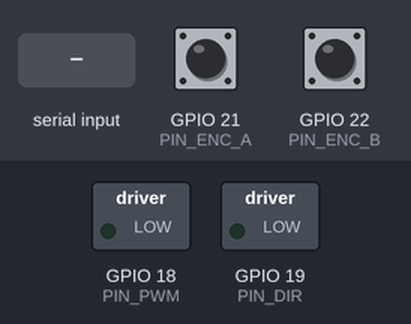
A sketch run on a simulated ESP32. On the bench: switched loads named in the sketch (green lamp = pin HIGH). The test bench sets the inputs (shaded band); at power-on: GPIO 21 (PIN_ENC_A) HIGH, GPIO 22 (PIN_ENC_B) HIGH. Nothing arrives over Bluetooth unless stated.

Above: at 2.7 s.
2.8 s: "90,45\n" received over the second serial link
At 3.2 s:
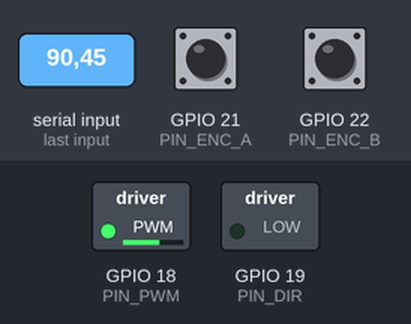
Timing chart, 0 to 5.8 s (numbered marks = the images above; inputs shaded):
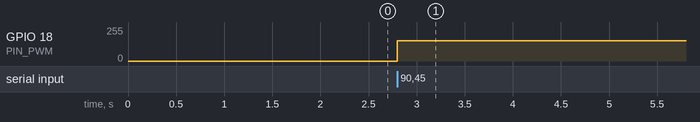

Measured:
- after the input at 2.8 s, GPIO 18 (PIN_PWM): 0/255 → 153/255 at once

The sketch:

encoderMotorControl.ino
```cpp
#include <BluetoothSerial.h>

#include "EncoderMotor.hpp"

#if !defined(CONFIG_BT_ENABLED) || !defined(CONFIG_BLUEDROID_ENABLED)
#error Bluetooth is not enabled! Please run `make menuconfig` to and enable it
#endif

const int PIN_PWM   = 18;  // DRV8871 IN1 (PWM)
const int PIN_DIR   = 19;  // DRV8871 IN2 (DIR)
const int PIN_ENC_A = 21;  // Encoder A
const int PIN_ENC_B = 22;  // Encoder B

String device_name = "ESP32-MOTOR";

BluetoothSerial SerialBT;

EncoderMotor motor(PIN_PWM, PIN_DIR, PIN_ENC_A, PIN_ENC_B,
/*countsPerRev=*/8253L*159/13,
/*pwmChannel=*/0, /*pwmFreqHz=*/20000, /*pwmResBits=*/10);

void setup() {
  Serial.begin(115200);
  motor.begin();
  motor.resetCount(0);

  SerialBT.begin(device_name);

  delay(1500);

  // Serial.println("CW 1 rev with linear decel from 6000...");
  // Serial.printf("count=%ld\n", motor.getCount());

  // motor.moveDegrees(360.0f, 512, 2000, 64);
}

void loop() {
  /*
  if (Serial.available()) {
    String line = Serial.readStringUntil('\n');
    line.trim();
    if (line.length() == 0) return;

    float deg = line.toFloat();  // 숫자만 받음
    motor.moveDegrees(deg, 512, 2000, 64);  // 회전 수행
    Serial.println("OK");       // 완료 신호 전송
  }
  */

  if(SerialBT.available()){
    String line = SerialBT.readStringUntil('\n');
    line.trim();
    if (line.length() == 0) return;

    float deg = line.toFloat();  // 숫자만 받음
    motor.moveDegrees(deg, 614, 2000, 64);  // 회전 수행
    SerialBT.println("OK");       // 완료 신호 전송

  }

}
```

EncoderMotor.cpp
```cpp
#include "EncoderMotor.hpp"
#include <math.h>

// 남은 카운트에 비례한 선형 감속
static inline uint32_t scaleDutyByRemain(uint32_t baseDuty, long rem, long decelWin, uint32_t minDuty, uint32_t maxDuty) {
  if (decelWin <= 0 || rem >= decelWin) return baseDuty;
  if (rem <= 0) return 0;
  uint32_t d = (uint32_t)((float)baseDuty * ((float)rem / (float)decelWin));
  if (d < minDuty) d = minDuty;
  if (d > maxDuty) d = maxDuty;
  return d;
}

void EncoderMotor::begin() {
  // 방향 핀
  pinMode(_pinDIR, OUTPUT);
  digitalWrite(_pinDIR, LOW); // 기본 CW

  // LEDC 핀 기반 API (v3.x): 채널 자동 할당
  ledcAttach(_pinPWM, _pwmFreq, _pwmResBits);
  ledcWrite(_pinPWM, 0);

  // 엔코더 입력
  pinMode(_pinEncA, INPUT_PULLUP);
  pinMode(_pinEncB, INPUT_PULLUP);

  int msb = digitalRead(_pinEncA);
  int lsb = digitalRead(_pinEncB);
  _lastEncoded = ((msb & 1) << 1) | (lsb & 1);

  // 인스턴스별 인터럽트 등록
  attachInterruptArg(digitalPinToInterrupt(_pinEncA), _isrThunk, this, CHANGE);
  attachInterruptArg(digitalPinToInterrupt(_pinEncB), _isrThunk, this, CHANGE);
}

void EncoderMotor::setDutyRaw(uint32_t duty) {
  uint32_t md = maxDuty();
  if (duty > md) duty = md;
  ledcWrite(_pinPWM, duty);
}

void EncoderMotor::setDutyPercent(uint8_t percent) {
  if (percent > 100) percent = 100;
  uint32_t duty = (uint32_t)((maxDuty() * (uint32_t)percent) / 100u);
  setDutyRaw(duty);
}

float EncoderMotor::getDegrees() const {
  if (_countsPerRev == 0) return 0.0f;  // 0 division 방지
  long modCount = _count % _countsPerRev;
  if (modCount < 0) modCount += _countsPerRev;  // 음수 보정 (CCW 회전 시)
  return (float)modCount * (360.0f / (float)_countsPerRev);
}


void IRAM_ATTR EncoderMotor::isrHandle() {
  // 주신 쿼드러처 테이블 그대로
  int MSB = digitalRead(_pinEncA);
  int LSB = digitalRead(_pinEncB);
  int encoded = (MSB << 1) | LSB;
  int sum = (_lastEncoded << 2) | encoded;

  if (sum == 0b1101 || sum == 0b0100 || sum == 0b0010 || sum == 0b1011) _count++;
  if (sum == 0b1110 || sum == 0b0111 || sum == 0b0001 || sum == 0b1000) _count--;

  _lastEncoded = encoded;
}

void EncoderMotor::moveCountsCW(long counts,
                                uint32_t duty,
                                long decelWindowCounts,
                                uint32_t minDuty) {
  if (counts <= 0) return;

  long start  = _count;
  long target = start + counts;

  setDirCW(true);     // CW (DIR=LOW)
  setDutyRaw(duty);

  while (_count < target) {
    if (decelWindowCounts > 0) {
      long remain = target - _count;
      uint32_t d2 = scaleDutyByRemain(duty, remain, decelWindowCounts, minDuty, maxDuty());
      ledcWrite(_pinPWM, d2);
    }
    delay(0); // yield
  }

  // 코스트 정지 (IN1=PWM=0, IN2=LOW)
  setDutyRaw(0);
  digitalWrite(_pinDIR, LOW);
}

void EncoderMotor::moveRevolutionsCW(float rev,
                                     uint32_t duty,
                                     long decelWindowCounts,
                                     uint32_t minDuty) {
  if (rev <= 0.f) return;
  long counts = (long)(_countsPerRev * rev + 0.5f);
  moveCountsCW(counts, duty, decelWindowCounts, minDuty);
}

long EncoderMotor::degreesToCounts(float deg) const {
  // 1 rev = _countsPerRev counts, 360° 기준
  double counts = (double)_countsPerRev * ((double)deg / 360.0);
  // 가장 가까운 정수로 반올림
  long ci = (long)llround(counts);
  return ci;
}

void EncoderMotor::moveDegrees(float deg,
                               uint32_t duty,
                               long decelWindowCounts,
                               uint32_t minDuty)
{
  // 0이면 할 일 없음
  if (deg == 0.0f) return;

  // 회전 방향/목표 카운트 계산
  const bool cw = (deg > 0.0f);
  long delta = degreesToCounts(deg);
  if (delta == 0) return; // 변환 후 0이면 종료

  long start  = _count;
  long target = start + delta; // cw면 증가, ccw면 감소(delta<0)

  // 방향/듀티 설정
  setDirCW(cw);          // CW이면 DIR=LOW, CCW이면 DIR=HIGH
  setDutyRaw(duty);

  // 메인 루프: 목표에 도달할 때까지
  while (true) {
    long remain = labs(target - _count);

    // 감속 창이 지정되어 있으면 선형 감속
    if (decelWindowCounts > 0) {
      uint32_t d2 = scaleDutyByRemain(
          duty, remain, decelWindowCounts, minDuty, maxDuty());
      ledcWrite(_pinPWM, d2);
    }

    // 도달 판정: 방향별로 비교 연산자만 다름
    if (cw) {
      if (_count >= target) break;
    } else {
      if (_count <= target) break;
    }

    delay(0); // yield
  }

  // 코스트 정지 (IN1=0, IN2=LOW로 통일)
  setDutyRaw(0);
  digitalWrite(_pinDIR, LOW);
}
```

EncoderMotor.hpp
```cpp
#pragma once

#include <Arduino.h>

class EncoderMotor{
  private:
    uint32_t _pinPWM, _pinDIR, _pinEncA, _pinEncB;
    long     _countsPerRev;     // 1회전당 엔코더 카운트 수
    uint8_t  _pwmCh;            // pwm 채널 (v3에선 미사용, 보존)
    uint32_t _pwmFreq;          // pwm 주파수
    uint8_t  _pwmResBits;       // pwm 해상도

    volatile long _count = 0;   // 엔코더 누적 카운트 값
    volatile int  _lastEncoded = 0; // 엔코더 이전 상태 (방향 판단용)

    void IRAM_ATTR isrHandle();

    // ISR 트램펄린 (attachInterruptArg 용) - 클래스명 맞춤
    static void IRAM_ATTR _isrThunk(void* arg) {
      static_cast<EncoderMotor*>(arg)->isrHandle();
    }

  public:
    EncoderMotor(uint8_t pinPWM, uint8_t pinDIR,
                 uint8_t pinEncA, uint8_t pinEncB,
                 long countsPerRev = 8253,
                 uint8_t pwmChannel = 0,
                 uint32_t pwmFreqHz = 20000,
                 uint8_t pwmResBits = 10)
    : _pinPWM(pinPWM), _pinDIR(pinDIR),
      _pinEncA(pinEncA), _pinEncB(pinEncB),
      _countsPerRev(countsPerRev),
      _pwmCh(pwmChannel), _pwmFreq(pwmFreqHz), _pwmResBits(pwmResBits) {}

    void begin();

    inline void setDirCW(bool cw) { digitalWrite(_pinDIR, cw ? LOW : HIGH); } // LOW=CW
    void setDutyRaw(uint32_t duty);
    void setDutyPercent(uint8_t percent);  // 0 ~ 100
    inline uint32_t maxDuty() const { return (1u << _pwmResBits) - 1; }
    inline void stop() { setDutyRaw(0); }

    // 상태
    inline long getCount() const { return _count; }
    inline void resetCount(long v = 0) { _count = v; }
    inline long getCountsPerRev() const { return _countsPerRev; }
    float getDegrees() const; // 각도 반환

    // 블로킹 회전(CW 고정). decelWindowCounts>0이면 남은 카운트에 따라 선형 감속
    void moveRevolutionsCW(float rev,
                           uint32_t duty = 512,
                           long decelWindowCounts = 0,
                           uint32_t minDuty = 64);

    void moveCountsCW(long counts,
                      uint32_t duty = 512,
                      long decelWindowCounts = 0,
                      uint32_t minDuty = 64);

        // 각도(°) → 카운트 변환 (부호 유지, 반올림)
    long degreesToCounts(float deg) const;

    // 상대 각도 회전: +deg = CW, -deg = CCW
    void moveDegrees(float deg,
                    uint32_t duty = 512,
                    long decelWindowCounts = 0,
                    uint32_t minDuty = 64);
};
```
